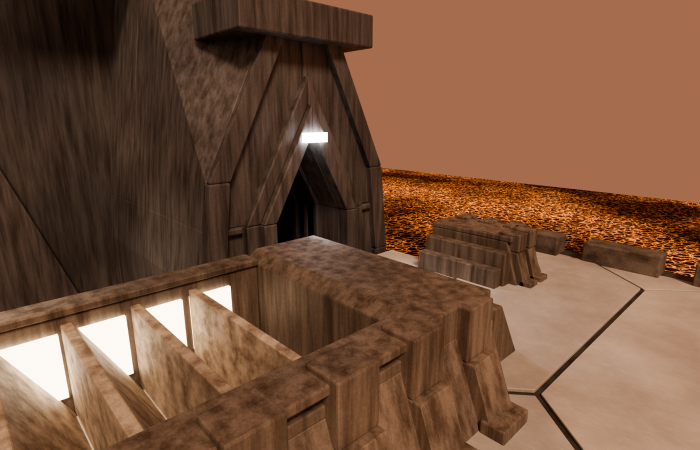
#> input picture chatgpt_reviews/CR-013_structure_fix_03/views/A3d_entrance_oblique.png, 1400 x 900 px (shown at 1/2 size)
$ python -i compare_structfix03.py   (imports and definitions only)
#> lines starting #> are read from the running program, lines starting #| are printed output that depends on the picture; after the words box and inside, x2 and y2 are one past the last pixel; in counts of white or black regions, pixels touching at a corner belong together
"""구조 수정 3차 비교 묶음.
1) 전/후 묶음(영화 없음, 커밋 가능): CR-013 iso·views의 A3d/A3e 같은 카메라 화면을 나란히.
2) 영화 대조(비공개 출력 전용 — 영화 이미지 포함, 커밋 금지): 78862·78855·11206 원본 영역과 렌더 영역을 표시해 한 장에.
카메라는 비슷한 시점의 근사이며 맞춤이 아니다(카메라 재계산·치수 탐색 아님).
실행(저장소 루트): python3 research/CR-001_4k_evidence/verify/compare_structfix03.py <팩 film 폴더> <비공개 출력 폴더>"""
import os, sys
from PIL import Image, ImageDraw, ImageFont

FILM, PRIV = sys.argv[1], sys.argv[2]
# [2 lines not run here, left out]
R = os.path.join(os.path.dirname(__file__), "..", "..", "..", "chatgpt_reviews", "CR-013_structure_fix_03")
FT = ImageFont.truetype("/usr/share/fonts/truetype/wqy/wqy-zenhei.ttc", 24)


def label(im, t, col=(255, 255, 255), bg=(0, 0, 0)):
    d = ImageDraw.Draw(im); tw = d.textlength(t, font=FT); d.rectangle((0, 0, tw + 16, 36), fill=bg); d.text((8, 4), t, font=FT, fill=col); return im


def content(im):
    g = im.convert("L").point(lambda v: 255 if v > 12 else 0); return im.crop(g.getbbox())


def fit(im, w=None, h=None):
    if w:
        return im.resize((w, int(im.height * w / im.width)), Image.LANCZOS)
    return im.resize((int(im.width * h / im.height), h), Image.LANCZOS)


def side(ims, out, gap=8):
    h = max(i.height for i in ims); W = sum(i.width for i in ims) + gap * (len(ims) - 1)
    o = Image.new("RGB", (W, h), (0, 0, 0)); x = 0
    for i in ims:
        o.paste(i, (x, 0)); x += i.width + gap
    o.save(out, optimize=True); print(out, o.size)


def stack(ims, out, gap=8):
    w = max(i.width for i in ims); H = sum(i.height for i in ims) + gap * (len(ims) - 1)
    o = Image.new("RGB", (w, H), (0, 0, 0)); y = 0
    for i in ims:
        o.paste(i, (0, y)); y += i.height + gap
    o.save(out, optimize=True); print(out, o.size)


# [15 lines not run here, left out]
TAGF, TAGR = (255, 220, 120), (140, 220, 255)
# [1 line that did not run here, left out]
# [2 lines not run here, left out]
# [1 line that did not run here, left out]
# [1 line not run here, left out]
# [1 line that did not run here, left out]
# [2 lines not run here, left out]

>>> from PIL import Image
>>> picture = Image.open('../../../chatgpt_reviews/CR-013_structure_fix_03/views/A3d_entrance_oblique.png')
#> picture is the input picture: PIL image 1400x900 RGB; mean R, G, B 116, 81.1, 58.5
>>> result = content(picture)
#> in content, `g = im.convert('L').point(lambda v: 255 if v > 12 else 0)`:
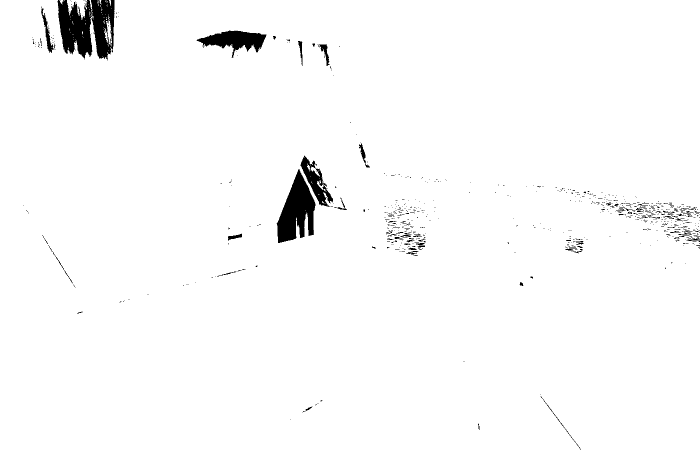
#> g: PIL image 1400x900 L (shown at 1/2 size); 97.8% white; 750 black regions (681 under 20 px), largest, box (x1, y1, x2, y2) and area: (115, 0, 229, 121) 9420, (553, 338, 631, 486) 6502, (393, 61, 533, 116) 3563
